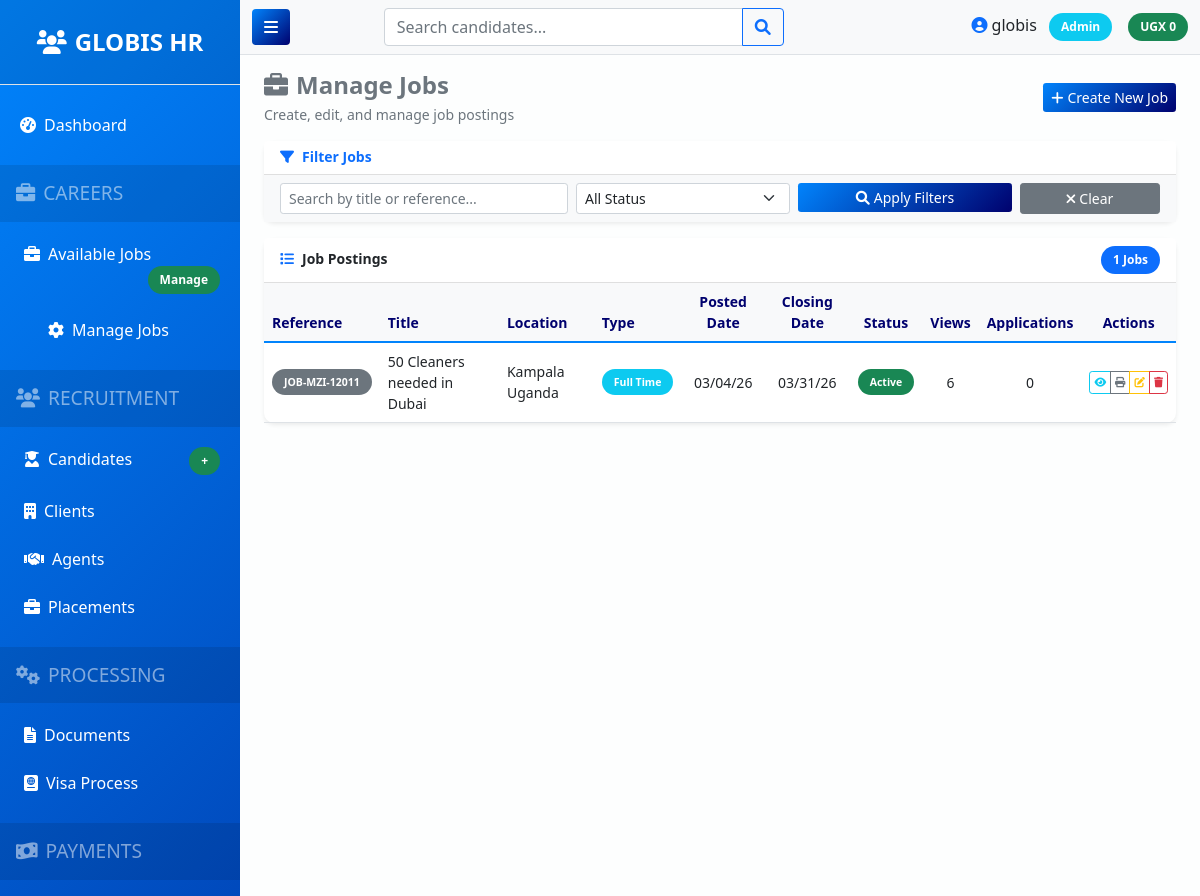
The page /jobs/admin/list/ (signed in, upper part) on the database as committed earlier.
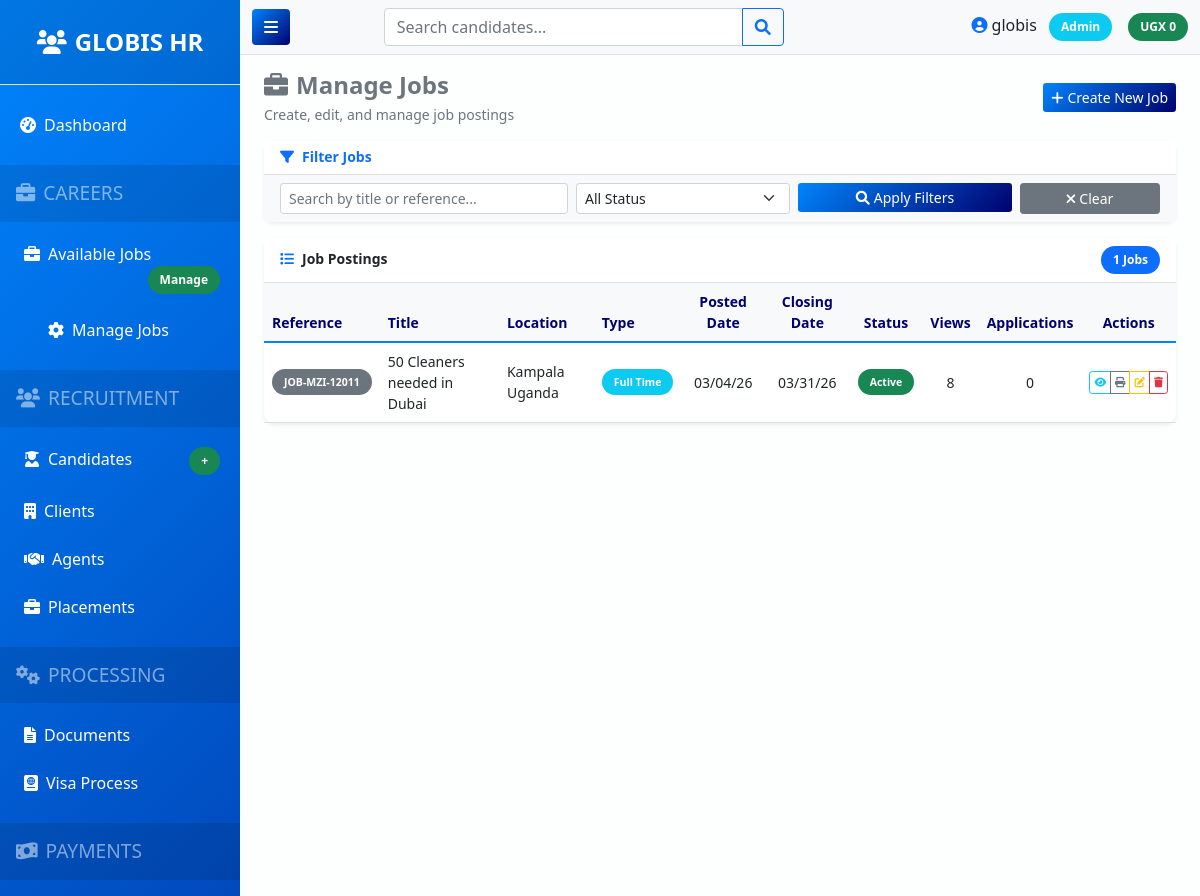
The same page on the database as committed later.
### apps/jobs/models.py (models this page shows, shortened)
class Job(models.Model):
    JOB_TYPES = [
        ('full_time', 'Full Time'),
        ('part_time', 'Part Time'),
        ('contract', 'Contract'),
        ('internship', 'Internship'),
        ('remote', 'Remote'),
        ('temporary', 'Temporary'),
    ]
    EXPERIENCE_LEVELS = [
        ('entry', 'Entry Level'),
        ('mid', 'Mid Level'),
        ('senior', 'Senior Level'),
        ('executive', 'Executive Level'),
    ]
    title = models.CharField(max_length=200)
    reference = models.CharField(max_length=50, unique=True, blank=True, help_text="Job reference code")
    category = models.ForeignKey(JobCategory, on_delete=models.SET_NULL, null=True, blank=True)
    job_type = models.CharField(max_length=20, choices=JOB_TYPES, default='full_time')
    experience_level = models.CharField(max_length=20, choices=EXPERIENCE_LEVELS, default='entry')
    location = models.CharField(max_length=200)
    salary_range = models.CharField(max_length=100, blank=True, help_text="e.g., UGX 1,500,000 - 2,500,000")
    posted_date = models.DateField(auto_now_add=True)
    closing_date = models.DateField()
    is_active = models.BooleanField(default=True)
    summary = models.TextField(max_length=500, help_text="Brief summary of the job (max 500 characters)")
    description = CKEditor5Field(config_name='extends', help_text="Full job description with formatting")
    requirements = CKEditor5Field(config_name='default', blank=True)
    benefits = CKEditor5Field(config_name='default', blank=True)
    how_to_apply = CKEditor5Field(config_name='default', blank=True)
    contact_email = models.EmailField()
    contact_phone = models.CharField(max_length=20, blank=True)
    created_by = models.ForeignKey(User, on_delete=models.SET_NULL, null=True, related_name='jobs_created')
    updated_by = models.ForeignKey(User, on_delete=models.SET_NULL, null=True, related_name='jobs_updated')
    created_at = models.DateTimeField(auto_now_add=True)
    updated_at = models.DateTimeField(auto_now=True)
    views_count = models.PositiveIntegerField(default=0)
    applications_count = models.PositiveIntegerField(default=0)
    class Meta:
        ordering = ['-posted_date', 'title']
    @property
    def is_closing_soon(self):
        from django.utils import timezone
        from datetime import timedelta
        return self.closing_date <= timezone.now().date() + timedelta(days=7)

### apps/jobs/views.py (the view)
# urls.py: path('admin/list/', views.admin_job_list, name='admin_job_list'),
@login_required
def admin_job_list(request):
    if not request.user.is_staff:
        messages.error(request, "You don't have permission to access this page")
        return redirect('jobs:job_list')
    jobs = Job.objects.all().order_by('-posted_date')
    status = request.GET.get('status')
    if status == 'active':
        jobs = jobs.filter(is_active=True)
    elif status == 'inactive':
        jobs = jobs.filter(is_active=False)
    search_query = request.GET.get('search', '')
    if search_query:
        jobs = jobs.filter(
            Q(title__icontains=search_query) |
            Q(reference__icontains=search_query)
        )
    context = {
        'jobs': jobs,
        'status': status,
        'search_query': search_query,
    }
    return render(request, 'jobs/admin_list.html', context)

### templates/jobs/admin_list.html (shortened to what the changed rows need)
{% extends 'base.html' %}
{% block content %}
<div class="row mt-3">
    <div class="col-12">
        <div class="card shadow-sm">
            <div class="card-body p-0">
                <div class="table-responsive">
                    <table class="table table-hover align-middle mb-0 small">
                        <thead class="bg-light">
                            <tr>
                                <th class="px-2 py-2">Reference</th>
                                <th class="px-2 py-2">Title</th>
                                <th class="px-2 py-2">Location</th>
                                <th class="px-2 py-2">Type</th>
                                <th class="px-2 py-2 text-center">Posted Date</th>
                                <th class="px-2 py-2 text-center">Closing Date</th>
                                <th class="px-2 py-2 text-center">Status</th>
                                <th class="px-2 py-2 text-center">Views</th>
                                <th class="px-2 py-2 text-center">Applications</th>
                                <th class="px-2 py-2 text-center">Actions</th>
                            </tr>
                        </thead>
                        <tbody>
                            {% for job in jobs %}
                            <tr>
                                <td class="px-2"><span class="badge bg-secondary">{{ job.reference }}</span></td>
                                <td class="px-2 fw-semibold">{{ job.title|truncatechars:30 }}</td>
                                <td class="px-2">{{ job.location|truncatechars:20 }}</td>
                                <td class="px-2"><span class="badge bg-info">{{ job.get_job_type_display }}</span></td>
                                <td class="px-2 text-center">{{ job.posted_date|date:"m/d/y" }}</td>
                                <td class="px-2 text-center {% if job.is_closing_soon %}text-danger fw-bold{% endif %}">
                                    {{ job.closing_date|date:"m/d/y" }}
                                </td>
                                <td class="px-2 text-center">
                                    {% if job.is_active %}
                                        <span class="badge bg-success">Active</span>
                                    {% else %}
                                        <span class="badge bg-secondary">Inactive</span>
                                    {% endif %}
                                </td>
                                <td class="px-2 text-center">{{ job.views_count }}</td>
                                <td class="px-2 text-center">{{ job.applications_count }}</td>
                                <td class="px-2 text-center">
                                    <div class="btn-group btn-group-sm" role="group">
                                        <a href="{% url 'jobs:job_detail' job.id %}" class="btn btn-outline-info" title="View Public">
                                            <i class="fas fa-eye"></i>
                                        </a>
                                        <a href="{% url 'jobs:print_job' job.id %}" class="btn btn-outline-secondary" title="Print" target="_blank">
                                            <i class="fas fa-print"></i>
                                        </a>
                                        <a href="{% url 'jobs:admin_job_edit' job.id %}" class="btn btn-outline-warning" title="Edit">
                                            <i class="fas fa-edit"></i>
                                        </a>
                                        <button type="button" class="btn btn-outline-danger" title="Delete"
                                                onclick="confirmDelete('{{ job.id }}', '{{ job.title|escapejs }}')">
                                            <i class="fas fa-trash"></i>
                                        </button>
                                    </div>
                                </td>
                            </tr>
                            {% endfor %}
                        </tbody>
                    </table>
                </div>
            </div>
        </div>
    </div>
</div>
{% endblock %}

Rows that differ between the two databases and show on the page:
changed Job "50 Cleaners needed in Dubai": views_count "6" → "8"
